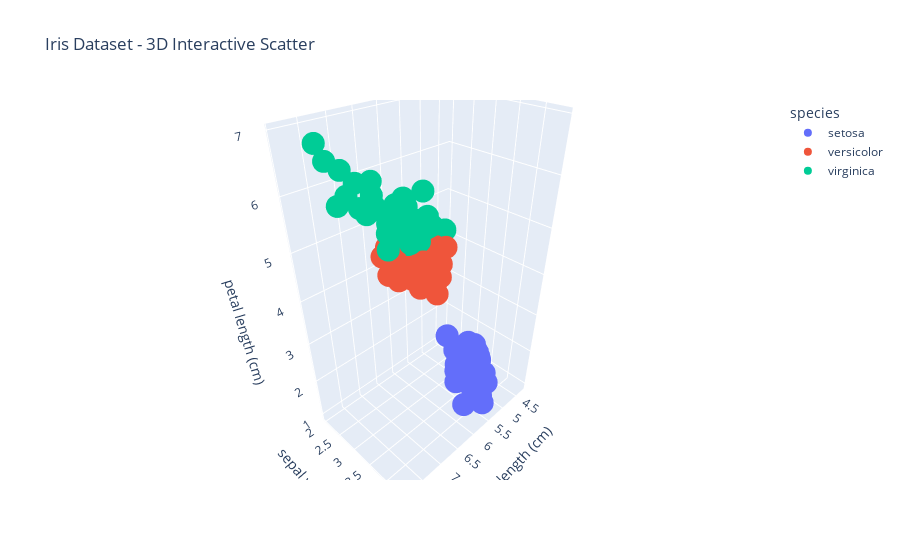

The code cell stored with this chart in its notebook:
### Markdown cell above
### Interactive 3D Scatter plot / Gráfico Interactivo 3D

### Code cell
# EN: Import Plotly Express 
# ES: Importar Plotly Express 
import plotly.express as px

# EN: Create a 3D interactive scatter plot using the Iris dataset
# ES: Crear un gráfico de dispersión 3D interactivo usando el conjunto Iris
fig = px.scatter_3d(
    df,                           # EN: DataFrame with the variables | ES: DataFrame con las variables
    x='sepal length (cm)',        # EN: X-axis variable             | ES: Variable para el eje X
    y='sepal width (cm)',         # EN: Y-axis variable             | ES: Variable para el eje Y
    z='petal length (cm)',        # EN: Z-axis variable             | ES: Variable para el eje Z
    color='species',              # EN: Color points by species     | ES: Colorear puntos por especie
    title='Iris Dataset - 3D Interactive Scatter'  # EN/ES: Chart title | Título del gráfico
)


fig.show()

### Figure 1 — Plotly figure (JSON) as saved in the notebook; plotly's stock layout.template omitted (floating-point values rounded to 4 significant figures)
{"data": [{"hovertemplate": "species=setosa<br>sepal length (cm)=%{x}<br>sepal width (cm)=%{y}<br>petal length (cm)=%{z}<extra></extra>", "legendgroup": "setosa", "marker": {"color": "#636efa", "symbol": "circle"}, "mode": "markers", "name": "setosa", "scene": "scene", "showlegend": true, "type": "scatter3d", "x": [5.1, 4.9, 4.7, 4.6, 5.0, 5.4, 4.6, 5.0, 4.4, 4.9, 5.4, 4.8, 4.8, 4.3, 5.8, 5.7, 5.4, 5.1, 5.7, 5.1, 5.4, 5.1, 4.6, 5.1, 4.8, 5.0, 5.0, 5.2, 5.2, 4.7, 4.8, 5.4, 5.2, 5.5, 4.9, 5.0, 5.5, 4.9, 4.4, 5.1, 5.0, 4.5, 4.4, 5.0, 5.1, 4.8, 5.1, 4.6, 5.3, 5.0], "y": [3.5, 3.0, 3.2, 3.1, 3.6, 3.9, 3.4, 3.4, 2.9, 3.1, 3.7, 3.4, 3.0, 3.0, 4.0, 4.4, 3.9, 3.5, 3.8, 3.8, 3.4, 3.7, 3.6, 3.3, 3.4, 3.0, 3.4, 3.5, 3.4, 3.2, 3.1, 3.4, 4.1, 4.2, 3.1, 3.2, 3.5, 3.6, 3.0, 3.4, 3.5, 2.3, 3.2, 3.5, 3.8, 3.0, 3.8, 3.2, 3.7, 3.3], "z": [1.4, 1.4, 1.3, 1.5, 1.4, 1.7, 1.4, 1.5, 1.4, 1.5, 1.5, 1.6, 1.4, 1.1, 1.2, 1.5, 1.3, 1.4, 1.7, 1.5, 1.7, 1.5, 1.0, 1.7, 1.9, 1.6, 1.6, 1.5, 1.4, 1.6, 1.6, 1.5, 1.5, 1.4, 1.5, 1.2, 1.3, 1.4, 1.3, 1.5, 1.3, 1.3, 1.3, 1.6, 1.9, 1.4, 1.6, 1.4, 1.5, 1.4]}, {"hovertemplate": "species=versicolor<br>sepal length (cm)=%{x}<br>sepal width (cm)=%{y}<br>petal length (cm)=%{z}<extra></extra>", "legendgroup": "versicolor", "marker": {"color": "#EF553B", "symbol": "circle"}, "mode": "markers", "name": "versicolor", "scene": "scene", "showlegend": true, "type": "scatter3d", "x": [7.0, 6.4, 6.9, 5.5, 6.5, 5.7, 6.3, 4.9, 6.6, 5.2, 5.0, 5.9, 6.0, 6.1, 5.6, 6.7, 5.6, 5.8, 6.2, 5.6, 5.9, 6.1, 6.3, 6.1, 6.4, 6.6, 6.8, 6.7, 6.0, 5.7, 5.5, 5.5, 5.8, 6.0, 5.4, 6.0, 6.7, 6.3, 5.6, 5.5, 5.5, 6.1, 5.8, 5.0, 5.6, 5.7, 5.7, 6.2, 5.1, 5.7], "y": [3.2, 3.2, 3.1, 2.3, 2.8, 2.8, 3.3, 2.4, 2.9, 2.7, 2.0, 3.0, 2.2, 2.9, 2.9, 3.1, 3.0, 2.7, 2.2, 2.5, 3.2, 2.8, 2.5, 2.8, 2.9, 3.0, 2.8, 3.0, 2.9, 2.6, 2.4, 2.4, 2.7, 2.7, 3.0, 3.4, 3.1, 2.3, 3.0, 2.5, 2.6, 3.0, 2.6, 2.3, 2.7, 3.0, 2.9, 2.9, 2.5, 2.8], "z": [4.7, 4.5, 4.9, 4.0, 4.6, 4.5, 4.7, 3.3, 4.6, 3.9, 3.5, 4.2, 4.0, 4.7, 3.6, 4.4, 4.5, 4.1, 4.5, 3.9, 4.8, 4.0, 4.9, 4.7, 4.3, 4.4, 4.8, 5.0, 4.5, 3.5, 3.8, 3.7, 3.9, 5.1, 4.5, 4.5, 4.7, 4.4, 4.1, 4.0, 4.4, 4.6, 4.0, 3.3, 4.2, 4.2, 4.2, 4.3, 3.0, 4.1]}, {"hovertemplate": "species=virginica<br>sepal length (cm)=%{x}<br>sepal width (cm)=%{y}<br>petal length (cm)=%{z}<extra></extra>", "legendgroup": "virginica", "marker": {"color": "#00cc96", "symbol": "circle"}, "mode": "markers", "name": "virginica", "scene": "scene", "showlegend": true, "type": "scatter3d", "x": [6.3, 5.8, 7.1, 6.3, 6.5, 7.6, 4.9, 7.3, 6.7, 7.2, 6.5, 6.4, 6.8, 5.7, 5.8, 6.4, 6.5, 7.7, 7.7, 6.0, 6.9, 5.6, 7.7, 6.3, 6.7, 7.2, 6.2, 6.1, 6.4, 7.2, 7.4, 7.9, 6.4, 6.3, 6.1, 7.7, 6.3, 6.4, 6.0, 6.9, 6.7, 6.9, 5.8, 6.8, 6.7, 6.7, 6.3, 6.5, 6.2, 5.9], "y": [3.3, 2.7, 3.0, 2.9, 3.0, 3.0, 2.5, 2.9, 2.5, 3.6, 3.2, 2.7, 3.0, 2.5, 2.8, 3.2, 3.0, 3.8, 2.6, 2.2, 3.2, 2.8, 2.8, 2.7, 3.3, 3.2, 2.8, 3.0, 2.8, 3.0, 2.8, 3.8, 2.8, 2.8, 2.6, 3.0, 3.4, 3.1, 3.0, 3.1, 3.1, 3.1, 2.7, 3.2, 3.3, 3.0, 2.5, 3.0, 3.4, 3.0], "z": [6.0, 5.1, 5.9, 5.6, 5.8, 6.6, 4.5, 6.3, 5.8, 6.1, 5.1, 5.3, 5.5, 5.0, 5.1, 5.3, 5.5, 6.7, 6.9, 5.0, 5.7, 4.9, 6.7, 4.9, 5.7, 6.0, 4.8, 4.9, 5.6, 5.8, 6.1, 6.4, 5.6, 5.1, 5.6, 6.1, 5.6, 5.5, 4.8, 5.4, 5.6, 5.1, 5.1, 5.9, 5.7, 5.2, 5.0, 5.2, 5.4, 5.1]}], "layout": {"legend": {"title": {"text": "species"}, "tracegroupgap": 0}, "scene": {"domain": {"x": [0, 1], "y": [0, 1]}, "xaxis": {"title": {"text": "sepal length (cm)"}}, "yaxis": {"title": {"text": "sepal width (cm)"}}, "zaxis": {"title": {"text": "petal length (cm)"}}}, "title": {"text": "Iris Dataset - 3D Interactive Scatter"}}}
